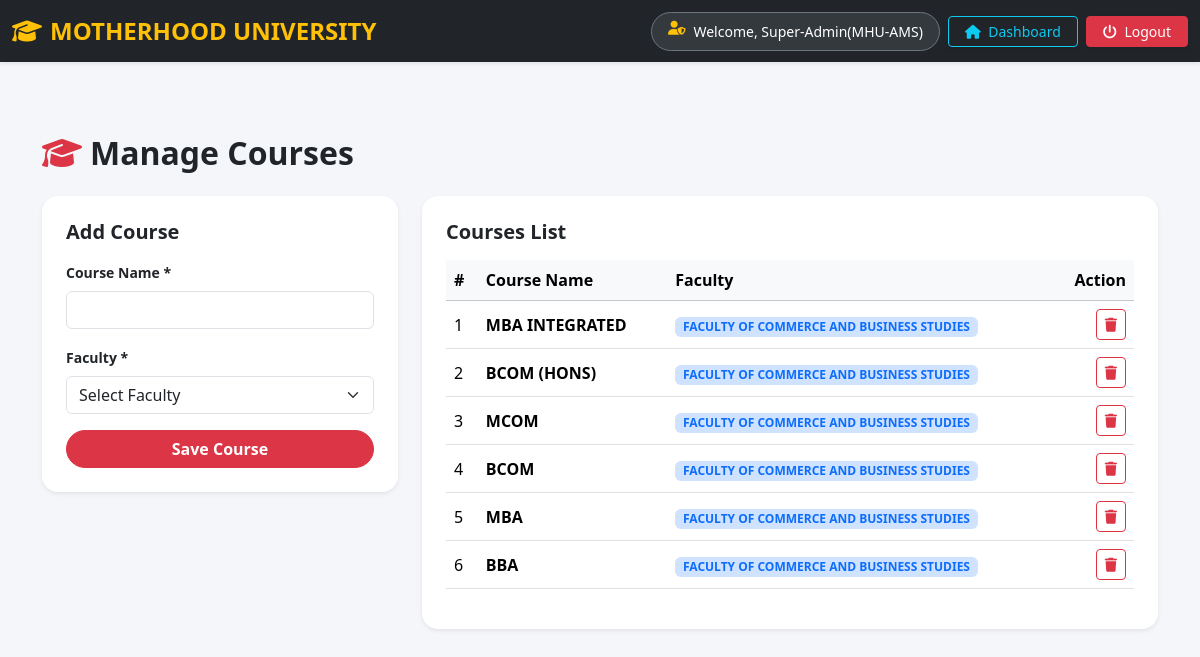
The app's page /admin/manage_courses.php (signed in) with its own data.
### tables this page shows
CREATE TABLE `courses_list` (
  `id` int(11) NOT NULL,
  `course_name` varchar(155) NOT NULL,
  `faculty_name` varchar(100) NOT NULL
);

### admin/manage_courses.php (the view, shortened to what this page needs)
<?php
include "../db_connect.php";
?>
<!doctype html>
<html lang="en">
<head>
    <link href="https://cdn.jsdelivr.net/npm/bootstrap@5.3.8/dist/css/bootstrap.min.css" rel="stylesheet">
    <link rel="stylesheet" href="https://cdnjs.cloudflare.com/ajax/libs/font-awesome/6.5.1/css/all.min.css">
</head>
<body>
    <?php include 'admin_navbar.php'; ?>
    <main class="container py-5">
        <h2 class="fw-bold text-dark mb-4"><i class="fa-solid fa-graduation-cap text-danger me-2"></i>Manage Courses</h2>
        <div class="row g-4">
            <div class="col-lg-4">
                <div class="card border-0 shadow-sm p-4 rounded-4 bg-white">
                    <h5 class="fw-bold mb-3">Add Course</h5>
                    <form method="POST">
                        <div class="mb-3"><label class="form-label small fw-semibold">Course Name *</label><input type="text" name="course_name" class="form-control" required></div>
                        <div class="mb-3"><label class="form-label small fw-semibold">Faculty *</label>
                            <select name="faculty_name" class="form-select" required>
                                <option value="" selected disabled>Select Faculty</option>
                            </select>
                        </div>
                        <button type="submit" name="add_course" class="btn btn-danger w-100 rounded-pill fw-semibold">Save Course</button>
                    </form>
                </div>
            </div>
            <div class="col-lg-8">
                <div class="card border-0 shadow-sm p-4 rounded-4 bg-white">
                    <h5 class="fw-bold mb-3">Courses List</h5>
                    <div class="table-responsive">
                        <table class="table table-hover align-middle">
                            <thead class="table-light"><tr><th>#</th><th>Course Name</th><th>Faculty</th><th class="text-end">Action</th></tr></thead>
                            <tbody>
                                <?php $res = $conn->query("SELECT * FROM courses_list ORDER BY id DESC"); $i=1;
                                while($row = $res->fetch_assoc()): ?>
                                <tr>
                                    <td><?= $i++ ?></td>
                                    <td class="fw-semibold"><?= htmlspecialchars($row['course_name']) ?></td>
                                    <td><span class="badge bg-primary-subtle text-primary"><?= htmlspecialchars($row['faculty_name']) ?></span></td>
                                    <td class="text-end"><a href="manage_courses.php?delete_id=<?= $row['id'] ?>" class="btn btn-sm btn-outline-danger" onclick="return confirm('Delete course?');"><i class="fa-solid fa-trash"></i></a></td>
                                </tr>
                                <?php endwhile; ?>
                            </tbody>
                        </table>
                    </div>
                </div>
            </div>
        </div>
    </main>
</body>
</html>

### admin/manage_courses.php (style rules this page uses)
body { background-color: #f4f6f9; font-family: 'Segoe UI', system-ui, sans-serif; }

### records on screen
courses_list: course_name "MBA INTEGRATED", faculty_name "FACULTY OF COMMERCE AND BUSINESS STUDIES"
courses_list: course_name "BCOM (HONS)", faculty_name "FACULTY OF COMMERCE AND BUSINESS STUDIES"
courses_list: course_name "MCOM", faculty_name "FACULTY OF COMMERCE AND BUSINESS STUDIES"
courses_list: course_name "BCOM", faculty_name "FACULTY OF COMMERCE AND BUSINESS STUDIES"
courses_list: course_name "MBA", faculty_name "FACULTY OF COMMERCE AND BUSINESS STUDIES"
courses_list: course_name "BBA", faculty_name "FACULTY OF COMMERCE AND BUSINESS STUDIES"

### other values on screen
$nav_admin_name "Super-Admin(MHU-AMS)"
